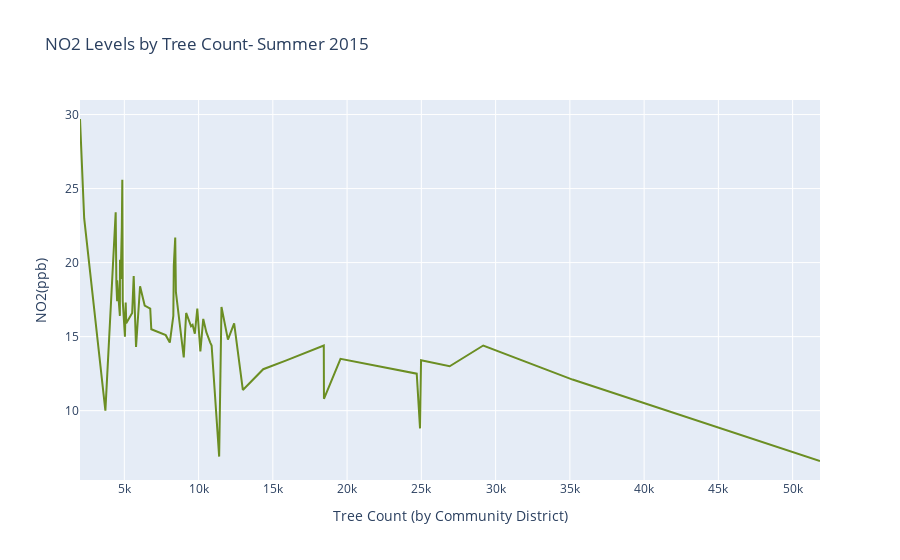

This figure's notebook cell:
### Code cell
#plotly summer line graph
summer = px.line(viz_summer, x="count", y= "NO2_value", title= "NO2 Levels by Tree Count- Summer 2015", color_discrete_sequence=['#6B8E23'])
summer.update_layout(xaxis_title= "Tree Count (by Community District)", yaxis_title= "NO2(ppb)")
summer.show()

### Figure 1 — Plotly figure (JSON) as saved in the notebook; plotly's stock layout.template omitted (floating-point values rounded to 4 significant figures)
{"data": [{"hovertemplate": "count=%{x}<br>NO2_value=%{y}<extra></extra>", "legendgroup": "", "line": {"color": "#6B8E23", "dash": "solid"}, "marker": {"symbol": "circle"}, "mode": "lines", "name": "", "orientation": "v", "showlegend": false, "type": "scatter", "x": [2016, 2297, 3725, 4419, 4465, 4516, 4520, 4613, 4702, 4709, 4755, 4833, 4864, 4894, 5042, 5093, 5130, 5529, 5632, 5789, 6060, 6372, 6745, 6817, 7788, 8063, 8300, 8332, 8428, 8474, 9002, 9165, 9492, 9597, 9749, 9915, 10119, 10120, 10315, 10522, 10786, 10878, 11386, 11542, 11977, 12395, 12981, 14353, 15913, 18431, 18442, 19556, 24689, 24911, 24980, 26907, 29168, 35180, 51842], "xaxis": "x", "y": [29.7, 23.0, 10.0, 23.4, 18.6, 17.4, 18.8, 17.2, 16.4, 20.2, 18.9, 22.4, 25.6, 17.4, 15.0, 17.3, 15.9, 16.6, 19.1, 14.3, 18.4, 17.1, 16.9, 15.5, 15.1, 14.6, 16.4, 19.8, 21.7, 18.0, 13.6, 16.6, 15.7, 15.8, 15.2, 16.9, 14.2, 14.0, 16.2, 15.3, 14.6, 14.4, 6.9, 17.0, 14.8, 15.9, 11.4, 12.8, 13.4, 14.4, 10.8, 13.5, 12.5, 8.8, 13.4, 13.0, 14.4, 12.1, 6.6], "yaxis": "y"}], "layout": {"legend": {"tracegroupgap": 0}, "title": {"text": "NO2 Levels by Tree Count- Summer 2015"}, "xaxis": {"anchor": "y", "domain": [0, 1], "title": {"text": "Tree Count (by Community District)"}}, "yaxis": {"anchor": "x", "domain": [0, 1], "title": {"text": "NO2(ppb)"}}}}
